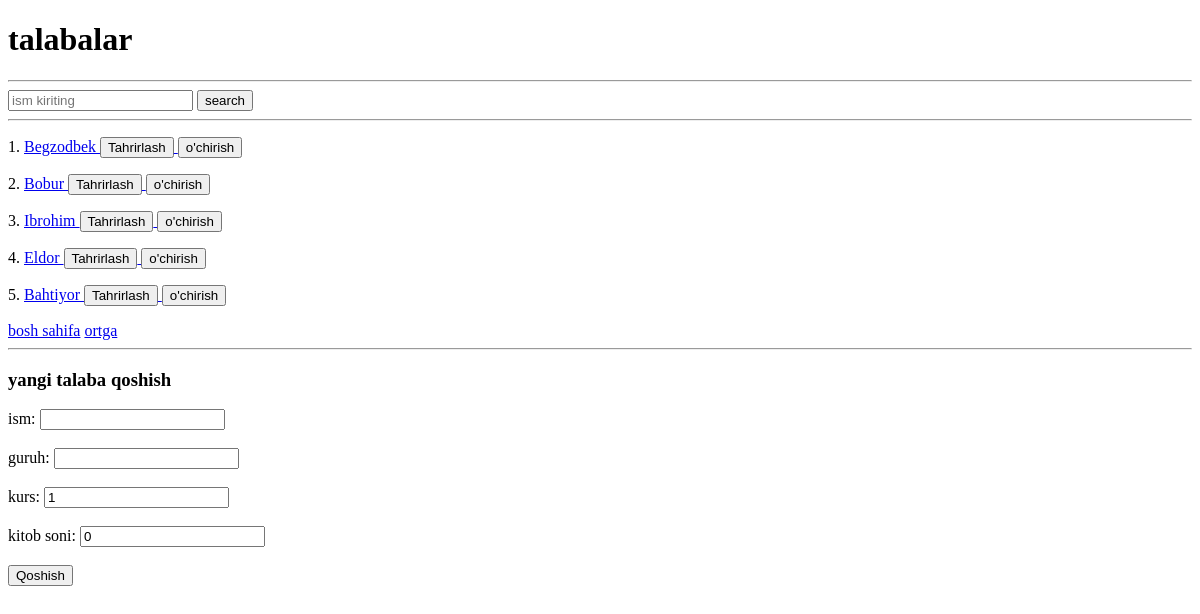
/talabalar/, run on an earlier commit of the app's database.
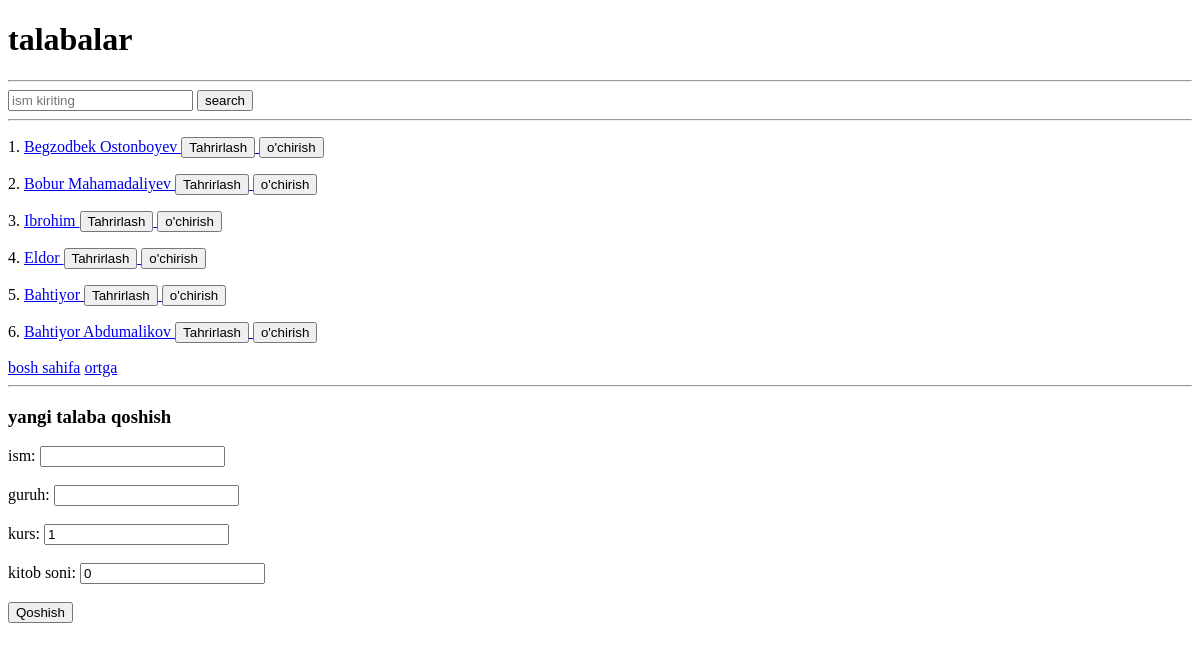
And on a later commit of the database.
### main/models.py (models this page shows, shortened)
class Talaba(models.Model):
    ism = models.CharField(max_length=255)
    guruh = models.CharField(max_length=255)
    kurs = models.IntegerField(default=1, validators=[MinValueValidator(1), MaxValueValidator(4)])
    kitobi_soni = models.PositiveSmallIntegerField(default=0)

### main/views.py (the view, shortened to what this page needs)
# urls.py: path('talabalar/',talabalar_view),
def talabalar_view(request):
    talabalar = Talaba.objects.all()
    search = request.GET.get('search')
    if search:
        talabalar = talabalar.filter(ism__contains=search)
    context= {
        'talabalar': talabalar,
        'search': search,
    }
    return render(request, 'talabalar.html', context)

### templates/talabalar.html (shortened to what this page needs)
<!DOCTYPE html>
<html lang="en">
<head>
</head>
<body>
<h1>talabalar</h1>
<hr>
<form>
    <input type="text"  name="search" placeholder="ism kiriting" {% if search %} value="{{search}}"{% endif %}>
    <button>search</button>
</form>
<hr>
    {% for talaba in talabalar%}
    <p>{{forloop.counter}}.
        <a href="/talaba/{{talaba.id}}/">
            {{talaba.ism}}
        </a>
        <a href="/talabalar/{{talaba.id}}/update/">
            <button>
                Tahrirlash
            </button>
        </a>
        <a href="/talabalar/{{talaba.id}}/delete/">
            <button>
                o'chirish
            </button>
        </a>
    </p>
    {%endfor%}
<a href="/">bosh sahifa</a>
<a href="/">ortga</a>
<hr>
<h3>yangi talaba qoshish</h3>
<form method="post">
    <label for="ism">ism:</label>
    <input id="ism" type="text" name="ism"required>
    <br><br>
    <label for="guruh">guruh:</label>
    <input id="guruh" type="text" name="guruh"required>
    <br><br>
    <label for="kurs">kurs:</label>
    <input id="kurs" type="number" name="kurs" value="1"required>
    <br><br>
    <label for="kitob soni">kitob soni:</label>
    <input id="kitob soni" type="number" name="kitobi_soni" value="0">
    <br><br>
    <button>
        Qoshish
    </button>
</form>
</body>
</html>

What changed in the data, as far as the page shows it:
changed Talaba: ism "Begzodbek" → "Begzodbek Ostonboyev"
changed Talaba: ism "Bobur" → "Bobur Mahamadaliyev"
added Talaba: ism "Bahtiyor Abdumalikov"
